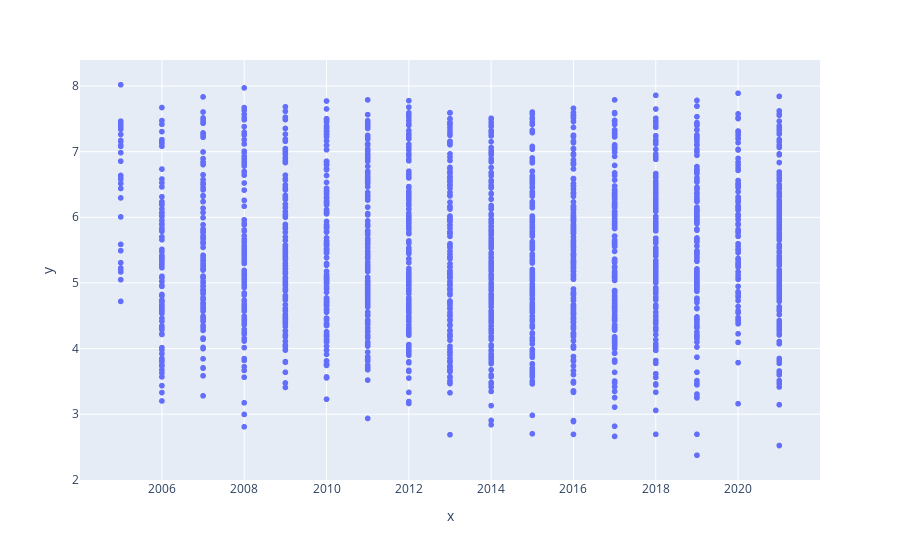

Notebook code for this chart:
### Code cell
px.scatter(x = df['year'], y = df['happiness_score'])

### Figure 1 — Plotly figure (JSON) as saved in the notebook; plotly's stock layout.template omitted (floating-point values rounded to 4 significant figures; data arrays with more than 128 entries replaced by an {"elided": "..."} marker saying what was removed)
{"data": [{"hovertemplate": "x=%{x}<br>y=%{y}<extra></extra>", "legendgroup": "", "marker": {"color": "#636efa", "symbol": "circle"}, "mode": "markers", "name": "", "showlegend": false, "type": "scattergl", "x": {"elided": "2098 int values"}, "xaxis": "x", "y": {"elided": "2098 float values"}, "yaxis": "y"}], "layout": {"legend": {"tracegroupgap": 0}, "margin": {"t": 60}, "xaxis": {"anchor": "y", "domain": [0, 1], "title": {"text": "x"}}, "yaxis": {"anchor": "x", "domain": [0, 1], "title": {"text": "y"}}}}
